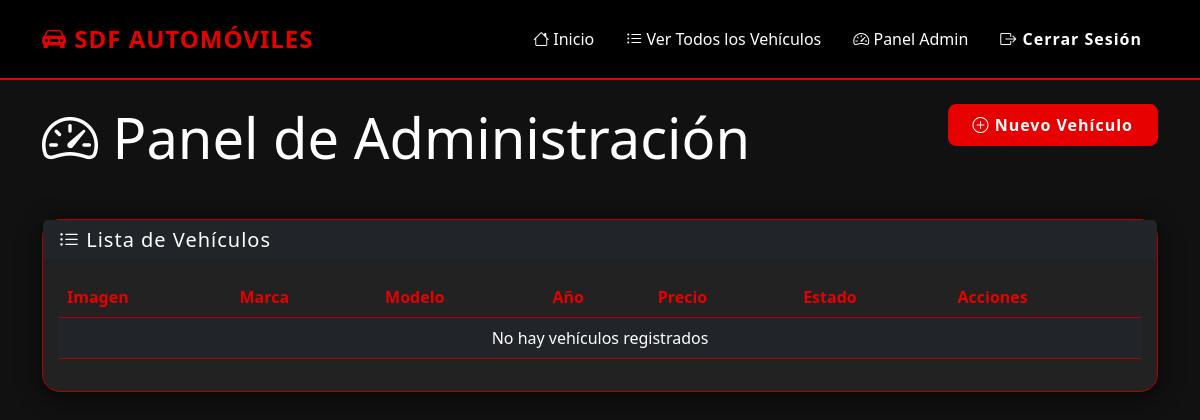
Before: /admin-panel/ (signed in) with the older database file.
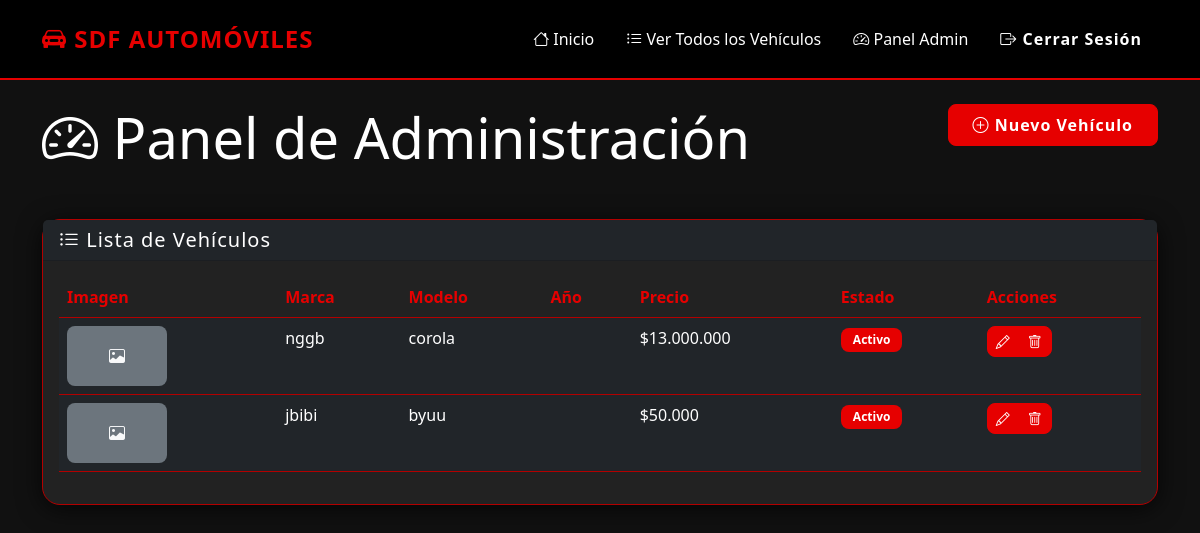
After: the same page with the newer database file.
### vehiculos/models.py (models this page shows, shortened)
class Vehiculo(models.Model):
    ESTADO_CHOICES = [
        ('nuevo', 'Nuevo'),
        ('usado', 'Usado'),
    ]
    marca = models.CharField(max_length=100)
    modelo = models.CharField(max_length=100)
    año = models.IntegerField()
    precio = models.DecimalField(max_digits=12, decimal_places=2)
    estado = models.CharField(max_length=10, choices=ESTADO_CHOICES)
    imagen_destacada = models.ImageField(upload_to='vehiculos/')
    descripcion = models.TextField()
    activo = models.BooleanField(default=True)
    fecha_creacion = models.DateTimeField(auto_now_add=True)
    fecha_actualizacion = models.DateTimeField(auto_now=True)
    combustible = models.CharField(max_length=50, blank=True, null=True)
    color = models.CharField(max_length=50, blank=True, null=True)
    transmision = models.CharField(max_length=50, blank=True, null=True)
    kilometraje = models.PositiveIntegerField(blank=True, null=True)
    class Meta:
        verbose_name = 'Vehículo'
        verbose_name_plural = 'Vehículos'
        ordering = ['-fecha_creacion']

### admin_panel/views.py (the view)
# urls.py: path('', views.dashboard, name='admin_dashboard'),
@login_required
def dashboard(request):
    vehiculos = Vehiculo.objects.all()
    return render(request, 'admin_panel/dashboard.html', {
        'vehiculos': vehiculos
    })

### core/context_processors.py (called while the page is built)
def whatsapp_number(request):
    return {
        'WHATSAPP_NUMBER': getattr(settings, 'WHATSAPP_NUMBER', ''),
        'WHATSAPP_DISPLAY': getattr(settings, 'WHATSAPP_DISPLAY', ''),
    }

### templates/admin_panel/dashboard.html (shortened to what this page needs)
{% extends 'base.html' %}
{% load humanize %}
{% block content %}
<div class="row mb-4">
    <div class="col">
        <h1 class="display-4 mb-4">
            <i class="bi bi-speedometer2"></i> Panel de Administración
        </h1>
    </div>
    <div class="col-auto">
        <a href="{% url 'vehiculo_create' %}" class="btn btn-primary">
            <i class="bi bi-plus-circle"></i> Nuevo Vehículo
        </a>
    </div>
</div>
<div class="card">
    <div class="card-header bg-dark">
        <h5 class="mb-0">
            <i class="bi bi-list-ul"></i> Lista de Vehículos
        </h5>
    </div>
    <div class="card-body">
        <div class="table-responsive">
            <table class="table table-dark table-hover">
                <thead>
                    <tr>
                        <th>Imagen</th>
                        <th>Marca</th>
                        <th>Modelo</th>
                        <th>Año</th>
                        <th>Precio</th>
                        <th>Estado</th>
                        <th>Acciones</th>
                    </tr>
                </thead>
                <tbody>
                    {% for vehiculo in vehiculos %}
                    <tr>
                        <td>
                            {% if vehiculo.imagen_principal %}
                            <img src="{{ vehiculo.imagen_principal.url }}" alt="{{ vehiculo.marca }} {{ vehiculo.modelo }}"
                                 style="width: 100px; height: 60px; object-fit: cover; border-radius: 8px;">
                            {% else %}
                            <div class="bg-secondary" style="width: 100px; height: 60px; display: flex; align-items: center; justify-content: center; border-radius: 8px;">
                                <i class="bi bi-image text-light"></i>
                            </div>
                            {% endif %}
                        </td>
                        <td>{{ vehiculo.marca }}</td>
                        <td>{{ vehiculo.modelo }}</td>
                        <td>{{ vehiculo.anio }}</td>
                        <td>${{ vehiculo.precio|floatformat:0|intcomma }}</td>
                        <td>
                            {% if vehiculo.activo %}
                            <span class="badge bg-success">Activo</span>
                            {% else %}
                            <span class="badge bg-danger">Inactivo</span>
                            {% endif %}
                        </td>
                        <td>
                            <div class="btn-group">
                                <a href="{% url 'vehiculo_edit' vehiculo.pk %}" class="btn btn-sm btn-primary">
                                    <i class="bi bi-pencil"></i>
                                </a>
                                <a href="{% url 'vehiculo_delete' vehiculo.pk %}" class="btn btn-sm btn-danger">
                                    <i class="bi bi-trash"></i>
                                </a>
                            </div>
                        </td>
                    </tr>
                    {% empty %}
                    <tr>
                        <td colspan="7" class="text-center">No hay vehículos registrados</td>
                    </tr>
                    {% endfor %}
                </tbody>
            </table>
        </div>
    </div>
</div>
{% endblock %}

### templates/base.html (shortened to what this page needs)
<!DOCTYPE html>
<html lang="es">
<head>
    <link href="https://cdn.jsdelivr.net/npm/bootstrap@5.3.0/dist/css/bootstrap.min.css" rel="stylesheet">
    <link rel="stylesheet" href="https://cdn.jsdelivr.net/npm/bootstrap-icons@1.11.0/font/bootstrap-icons.css">
    {% block extra_css %}
        <link rel="stylesheet" href="/static/estilos_vehiculos.css">
    {% endblock %}
</head>
<body>
    <nav class="navbar navbar-expand-lg navbar-dark">
        <div class="container">
            <a class="navbar-brand" href="{% url 'home' %}">
                <i class="bi bi-car-front-fill"></i> SDF Automóviles
            </a>
            <div class="collapse navbar-collapse" id="navbarNav">
                <ul class="navbar-nav ms-auto">
                    <li class="nav-item">
                        <a class="nav-link" href="{% url 'home' %}">
                            <i class="bi bi-house"></i> Inicio
                        </a>
                    </li>
                    <li class="nav-item">
                        <a class="nav-link" href="{% url 'ver_todos_vehiculos' %}">
                            <i class="bi bi-list-ul"></i> Ver Todos los Vehículos
                        </a>
                    </li>
                    {% if user.is_authenticated %}
                    <li class="nav-item">
                        <a class="nav-link" href="{% url 'admin_dashboard' %}">
                            <i class="bi bi-speedometer2"></i> Panel Admin
                        </a>
                    </li>
                    <li class="nav-item">
                        <form method="post" action="{% url 'logout' %}" style="display:inline;">
                            <button type="submit" class="nav-link btn btn-link p-0" style="color:inherit; text-decoration:none;">
                                <i class="bi bi-box-arrow-right"></i> Cerrar Sesión
                            </button>
                        </form>
                    </li>
                    {% else %}
                    <li class="nav-item">
                        <a class="nav-link" href="{% url 'login' %}">
                            <i class="bi bi-box-arrow-in-right"></i> Ingresar
                        </a>
                    </li>
                    {% endif %}
                </ul>
            </div>
        </div>
    </nav>
    <main class="container py-4">
        {% block content %}{% endblock %}
    </main>
</body>
</html>

### static/estilos_vehiculos.css (style rules this page uses)
body { background: #111 !important; color: #fff; }
.navbar { background-color: #000 !important; border-bottom: 2px solid #e60000; }
.navbar-brand { color: #e60000 !important; font-weight: bold; font-size: 1.5rem; text-transform: uppercase; letter-spacing: 1px; }
.nav-link { color: #fff !important; font-weight: 500; transition: all 0.3s; }
.btn, .btn-primary, .btn-danger, .btn-outline-danger { font-weight: bold; letter-spacing: 1px; border-radius: 8px; transition: background 0.2s, color 0.2s, border 0.2s; }
.btn-primary, .btn-danger { background: #e60000 !important; border-color: #e60000 !important; color: #fff !important; }
.card, .vehiculo-card { background: #222 !important; border: 1px solid #b30000 !important; border-radius: 18px !important; box-shadow: 0 4px 24px rgba(0,0,0,0.7); transition: transform 0.2s, box-shadow 0.2s, border-color 0.2s; }
.card-title, .card-header { color: #fff !important; font-weight: 700; letter-spacing: 1px; }
.table, .table-dark { background: #181818 !important; color: #fff !important; border-color: #b30000 !important; }
.table th, .table td { border-color: #b30000 !important; }
.table thead th { background: #222 !important; color: #e60000 !important; }
.badge { background: #e60000 !important; color: #fff !important; border-radius: 8px !important; }

### templates/base.html (style rules this page uses)
:root { --primary-color: #e60000; --dark-color: #000000; --light-color: #ffffff; --gray-color: #1a1a1a; }
body { background-color: var(--dark-color); color: var(--light-color); min-height: 100vh; display: flex; flex-direction: column; }
.navbar { background-color: var(--dark-color) !important; border-bottom: 2px solid var(--primary-color); padding: 1rem 0; }
.navbar-brand { color: var(--primary-color) !important; font-weight: bold; font-size: 1.5rem; text-transform: uppercase; letter-spacing: 1px; }
.nav-link { color: var(--light-color) !important; font-weight: 500; padding: 0.5rem 1rem !important; transition: all 0.3s ease; }
.btn-primary { background-color: var(--primary-color); border-color: var(--primary-color); padding: 0.5rem 1.5rem; font-weight: 500; transition: all 0.3s ease; }
.card { background-color: var(--gray-color); border: 1px solid var(--primary-color); transition: all 0.3s ease; height: 100%; }
.table { color: var(--light-color); }
.table-dark { background-color: var(--gray-color); }
.badge { padding: 0.5em 1em; }
.btn-group .btn { padding: 0.25rem 0.5rem; }

Changed rows visible on the page:
added Vehiculo: marca "nggb", modelo "corola", precio "13.000.000", activo "Activo"
added Vehiculo: marca "jbibi", modelo "byuu", precio "50.000", activo "Activo"
Other visible differences:
text no longer shown: "No hay vehículos registrados"
